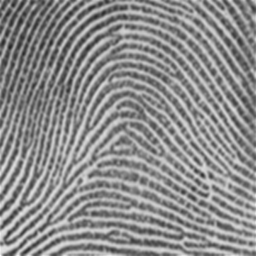
#> input picture RedSom_paralelo/arco1.tif, 256 x 256 px
$ python kohonenhuella_PC4.py
#> lines starting #> are read from the running program, lines starting #| are printed output that depends on the picture
import numpy as np
import math
import os
from PIL import Image

# datos globales
LEFT_LOOP   = 1
RIGHT_LOOP  = 2
WHORL       = 3
ARCO        = 4
vecindad_gaussiana = np.array(
    [[0,0,0.125,0,0],
     [0,0.25,0.5,0.25,0],
     [0.125,0.5,1,0.5,0.125],
     [0,0.25,0.5,0.25,0],
     [0,0,0.125,0,0]]
    ,np.float32)

# crear una matriz de pesos sinapticos
W = np.zeros([324,14,14])
for i in range(324):
    W[i,2:12,2:12] = np.random.rand(10,10)
# Crear una matriz temporal
M_t = np.zeros([14,14],np.float32)
# crear la matriz de indices o resultante de lo aprendido
M_index = np.zeros([10,10],np.float32)
max_iter = 500# maximo cantidad de generaciones
alpha_max = 0.45#factor de aprendizaje inicial

def sobel(patron):
    m,n = patron.shape
    I = np.array(patron,np.float32)
    Gx = np.zeros([m-2,n-2],np.float32)
    Gy = np.zeros([m-2,n-2],np.float32)
    gx = [[-1,0,1],[-2,0,2],[-1,0,1]]
    gy = [[1,2,1],[0,0,0],[-1,-2,-1]]
    for i in range(1,m-2):
        for j in range(1,n-2):
            Gx[i-1,j-1] = sum(sum(I[i-1:i+2,j-1:j+2]*gx))
            Gy[i-1,j-1] = sum(sum(I[i-1:i+2,j-1:j+2]*gy))
    return Gx,Gy
def medfilt2(G,d=3):
    m,n = G.shape
    temp = np.zeros([m+2*(d//2),n+2*(d//2)],np.float32)
    salida = np.zeros([m,n],np.float32)
    temp[1:m+1,1:n+1] = G
    for i in range(1,m):
        for j in range(1,n):
            A = np.asarray(temp[i-1:i+2,j-1:j+2]).reshape(-1)
            salida[i-1,j-1] = np.sort(A)[d+1]
    return salida

def orientacion(patron,w):
    Gx,Gy = sobel(patron)
    Gx = medfilt2(np.array(Gx,np.float32))
    Gy = medfilt2(np.array(Gy,np.float32))
    m,n = Gx.shape
    mOrientaciones = np.zeros([m//w,n//w],np.float32)
    for i in range(m//w):
        for j in range(n//w):
            YY = sum(sum(2*Gx[i*w:(i+1)*w,0:1]*Gy[i*w:(i+1)*w,0:1]))
            XX = sum(sum(Gx[i*w:(i+1)*w,0:1]**2-Gy[i*w:(i+1)*w,0:1]**2))
            mOrientaciones[i,j] = (0.5*math.atan2(YY,XX) + math.pi/2.0)*(18.0/math.pi)
    return mOrientaciones

# [31 lines left out: functions kohonen_salidas, kohonen_reforzamiento, not called in this run]


def representativo(archivo):
    # Listar todos los archivos del directorio actual
    archivos = os.listdir(os.getcwd())

    # Buscar archivo ignorando mayúsculas/minúsculas
    archivo_encontrado = None
    for f in archivos:
        if f.lower() == archivo.lower():
            archivo_encontrado = f
            break

    # Si no se encuentra, mostrar error con información clara
    if archivo_encontrado is None:
        raise FileNotFoundError(f"❌ No se encontró '{archivo}' en la carpeta:\n{os.getcwd()}\n"
                                f"📁 Archivos presentes: {archivos}")

    # Abrir ahora el archivo verdadero encontrado
    im = Image.open(archivo_encontrado)
    m, n = im.size
    imarray = np.array(im, np.float32)
    patron = imarray[1:m-1, 1:n-1]   # 254x254
    EE = orientacion(patron, 14)      # 18x18
    return np.asarray(EE).reshape(-1) # 1x324

'''
def representativo(archivo):
    im = Image.open(archivo)
    m,n = im.size# 256x256
    imarray = np.array(im,np.float32)# convertir de imagen a numpy
    patron = imarray[1:m-1,1:n-1]# 254x254
    EE = orientacion(patron,14)# 18x18
    return np.asarray(EE).reshape(-1)# 1x324
'''

# [16 lines left out: function mapear, not called in this run]


print("---------------------")
print("creando los patrones de entrada")
EEE = np.zeros([15,324],np.float32)
EEE[0,:] = representativo('arco1.tif')
#> in representativo, im is the input picture: PIL image 256x256 P; min 36, max 245, mean 139.9
EEE[1,:] = representativo('whorl1.tif')
#> call 2 of representativo, with archivo = 'whorl1.tif'
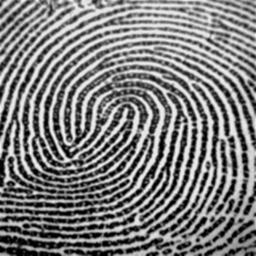
#> input picture RedSom_paralelo/whorl1.tif, 256 x 256 px
#> in representativo, im is the input picture: PIL image 256x256 P; min 0, max 245, mean 123.7
EEE[2,:] = representativo('right1.tif')
#> call 3 of representativo, with archivo = 'right1.tif'
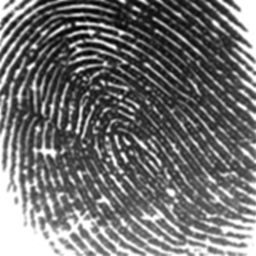
#> input picture RedSom_paralelo/right1.tif, 256 x 256 px
#> in representativo, im is the input picture: PIL image 256x256 P; min 0, max 255, mean 112.6
EEE[3,:] = representativo('left1.tif')
#> call 4 of representativo, with archivo = 'left1.tif'
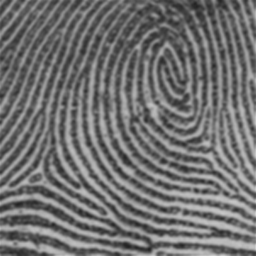
#> input picture RedSom_paralelo/left1.tif, 256 x 256 px
#> in representativo, im is the input picture: PIL image 256x256 P; min 35, max 206, mean 112.3
EEE[4,:] = representativo('arco2.tif')
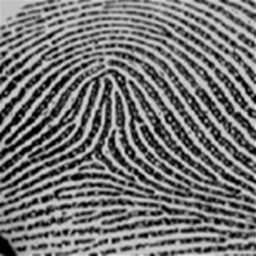
#> input picture RedSom_paralelo/arco2.tif, 256 x 256 px
#> in representativo, im is the input picture: PIL image 256x256 P; min 0, max 232, mean 115.1
#> after the loop in medfilt2 (call 10), `for i in range(1,m):`:
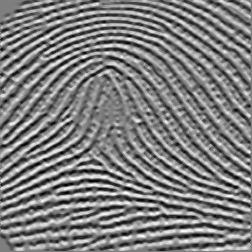
#> salida: shape (252, 252) float32; min -470, max 479, mean -0.1; drawn with min black and max white
EEE[5,:] = representativo('whorl2.tif')
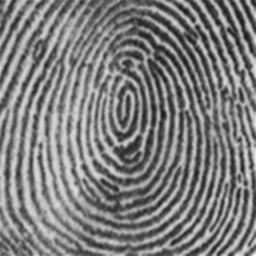
#> input picture RedSom_paralelo/whorl2.tif, 256 x 256 px
#> in representativo, im is the input picture: PIL image 256x256 P; min 25, max 255, mean 125.2
#> in representativo (call 6), `patron = imarray[1:m-1, 1:n-1]`:
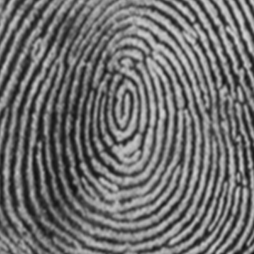
#> patron: shape (254, 254) float32; min 16, max 211, mean 110.9
EEE[6,:] = representativo('right2.tif')
#> (the run stopped early here; a loop or call above may not have finished)
